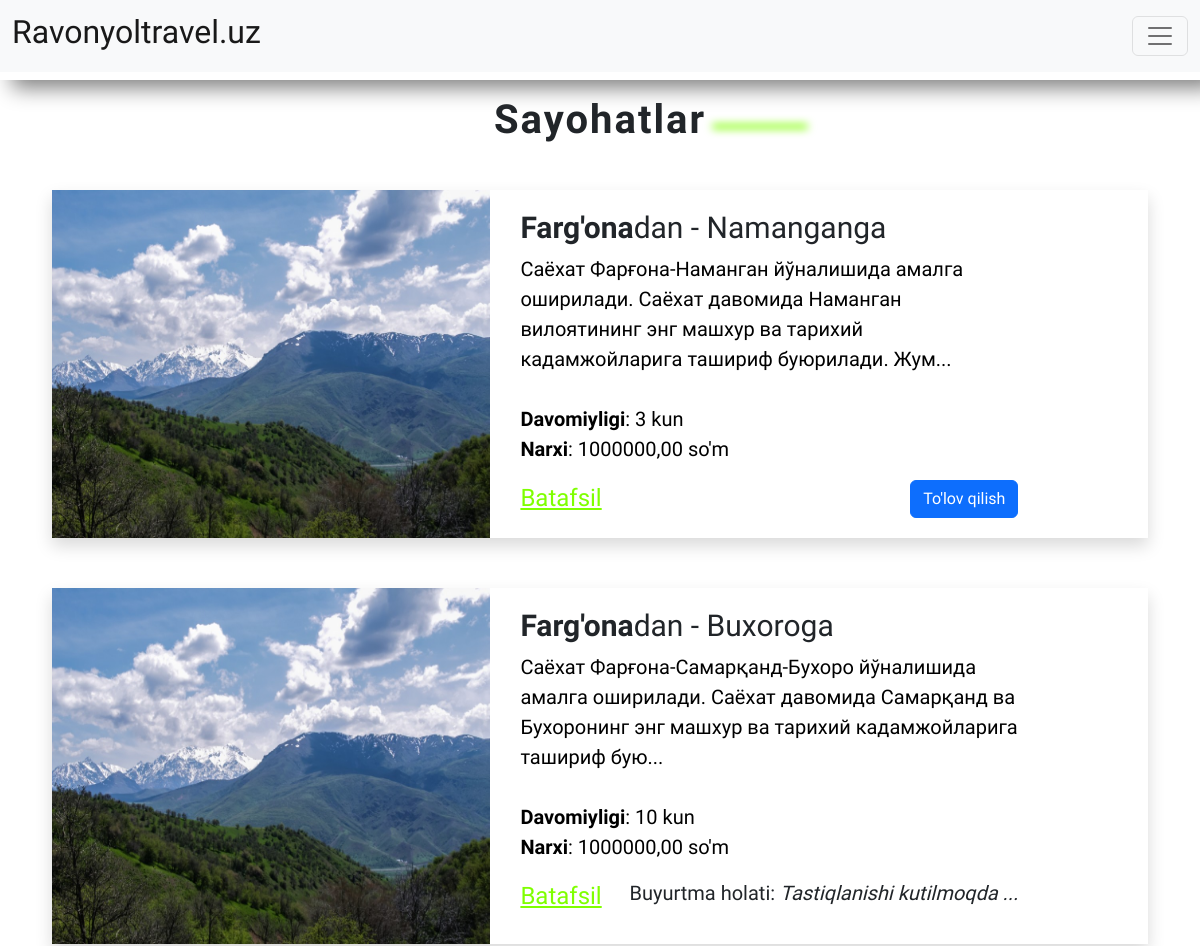
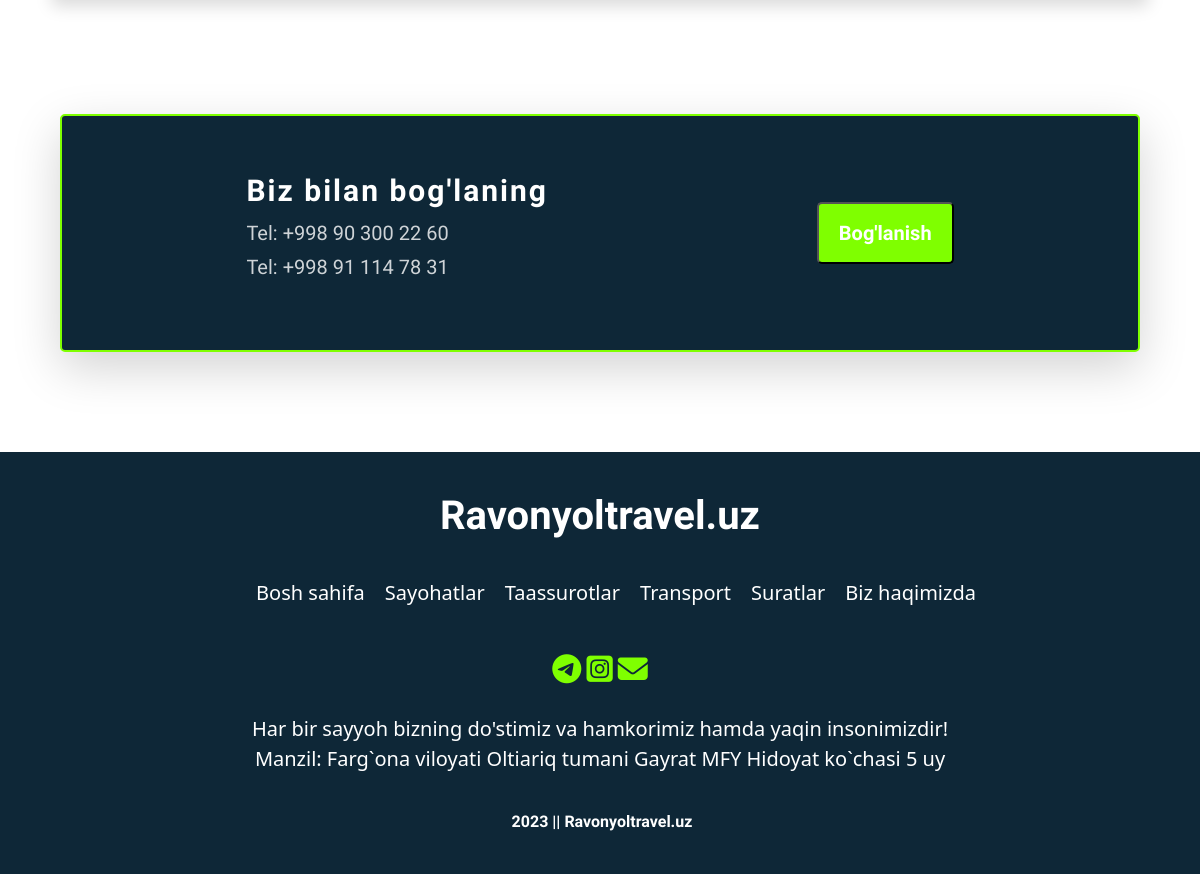
Screenshot of /product/ (signed in) with the database file from the repository (2 pictures, top to bottom).
### payment/models.py (models this page shows, shortened)
class Order(models.Model):
    user = models.ForeignKey(
        to=User,
        on_delete=models.CASCADE,
        blank=True,
        null=True,
        verbose_name='Foydalanuvchi identifikatsiya raqami'
    )
    is_approved = models.BooleanField(default=False, verbose_name='Tasdiqlangan holati: ')
    is_payed = models.BooleanField(default=False, verbose_name="To'lanish holati: ")
    place = models.ForeignKey(Travel, on_delete=models.CASCADE, verbose_name='Sayohat')
    customer_full_name = models.CharField(max_length=255)
    customer_phone_number = models.CharField(max_length=255)
    def get_payment_url(self, return_url: str = '') -> str:
        if self.is_payed:
            return 'ALREADY_PAYED'
        if not self.is_approved:
            return 'NOT_APPROVED'
        return ClickUz.generate_url(self.id, self.place.narxi, return_url)

### mainapp/models.py (models this page shows, shortened)
class Travel(models.Model):
    qayerdan = models.CharField(max_length=50, verbose_name="Qayerdan:")
    qayerga = models.CharField(max_length=50, verbose_name="Qayerga:")
    picture = models.ImageField(blank=True, verbose_name="Rasmni joylang:")
    qisqa_mal = models.TextField(verbose_name="Qisqacha ma'lumot:")
    davomiyligi = models.CharField(max_length=20, verbose_name="Sayohat davomiyligi:")
    narxi = models.DecimalField(max_digits=50, decimal_places=2, verbose_name="Sayohat narxi")
    toliq_mal = RichTextField(verbose_name="To'liq ma'lumot:")
    class Meta:
        verbose_name = "Sayohat"
        verbose_name_plural = "Sayohatlar"

### mainapp/views.py (the view)
# urls.py: path('product/', my_orders, name='product'),
def my_orders(request):
    orders = Order.objects.filter(user=get_or_create_user(request))
    context = {
        'orders': orders,
    }
    return render(request, 'chosse_travel.html', context)

### mainapp/views.py (called while the page is built)
def get_or_create_user(request):
    user = request.session.get('user')
    if not user:
        user = str(uuid4())
        request.session['user'] = user
    user, _ = User.objects.get_or_create(username=user)
    return user

### templates/chosse_travel.html (shortened to what this page needs)
{% extends "base.html" %}
{% load static %}
{% block link %}{% static 'css/trips.css' %}{% endblock link %}
{% block content %}
    <div class="trips">
        <div class="container-lg trips-area">
            <div class="title">
                <h1>
                    Sayohatlar<span class="blur-line"></span>
                </h1>
            </div>
            {% for t in orders %}
                <div class="product-field">
                    <ul class="items">
                        <li data-category="" data-price="" class="shadow">
                            <div class="trip-item-img">
                                {% if t.picture %}
                                    <img src="{{ t.picture.url }}" width="512px">
                                {% else %}
                                    <img src=" {% static 'images/image2.jpg' %}">
                                {% endif %}
                            </div>
                            <div class="trip-item-description">
                                <h2>
                                    <strong>{{ t.place.qayerdan }}</strong>dan - {{ t.place.qayerga.lower.title }}ga
                                </h2>
                                <p class="desription-p">
                                    {{ t.place.qisqa_mal|slice:":150" }}...
                                    <br><br>
                                    <b>Davomiyligi</b>: {{ t.place.davomiyligi }} kun <br>
                                    <b>Narxi</b>: {{ t.place.narxi }} so'm
                                </p>
                                <div class="control">
                                    <div class="control-item">
                                        <div>
                                            <a class="about-link"
                                               href="{% url 'travel_detail' t.place_id %}">Batafsil</a>
                                        </div>
                                    </div>
                                    <div class="control-item">
                                        {% if t.get_payment_url == 'NOT_APPROVED' %}
                                            <p>
                                                Buyurtma holati: <i>Tastiqlanishi kutilmoqda ...</i>
                                            </p>
                                        {% elif t.get_payment_url == 'ALREADY_PAYED' %}
                                            <p>
                                                Buyurtma holati: <i>To'lov qilingan</i>
                                            </p>
                                        {% else %}
                                            <a class="btn btn-primary" href="{{ t.get_payment_url }}">
                                                To'lov qilish
                                            </a>
                                        {% endif %}
                                    </div>
                                </div>
                            </div>
                        </li>
                    </ul>
                </div>
            {% endfor %}
        </div>
    </div>
{% endblock content %}

### templates/base.html (shortened to what this page needs)
<!DOCTYPE html>
{% load static %}
<html lang="uz">
<head>
    <link rel="stylesheet" type='text/css' href = "{% block link %}{% endblock link %}">
    <link rel="stylesheet" type="text/css" href="{% static 'css/shared.css' %}">
    <link rel="stylesheet" type="text/css" href="{% static 'css/normalize.css'%} ">
    <link href="https://cdn.jsdelivr.net/npm/bootstrap@5.2.0-beta1/dist/css/bootstrap.min.css" rel="stylesheet">
    <link href="https://unpkg.com/aos@2.3.1/dist/aos.css" rel="stylesheet">
    <link rel="stylesheet" href="https://cdnjs.cloudflare.com/ajax/libs/font-awesome/4.7.0/css/font-awesome.min.css">
</head>
<body>
    <div class="header">
        <header>
            <div class="box-container">
                <div class=" container-lg header-area menu-nav-second">
                    <div class=" container-lg header-area ">
                        <nav class="navbar bg-light fixed-top">
                            <div class="container-fluid">
                                <a class="navbar-brand" href=" {% url 'home' %} "><h2>Ravonyoltravel.uz</h2></a>
                                <button class="navbar-toggler" type="button" data-bs-toggle="offcanvas" data-bs-target="#offcanvasNavbar" aria-controls="offcanvasNavbar">
                                    <span class="navbar-toggler-icon"></span>
                                </button>
                            </div>
                        </nav>
                    </div>
                </div>
            </div>
        </header>
    </div>
    {% block content %}
    {% endblock content %}
    <div class="contact-footer box-container" data-aos="fade-up" data-aos-duration="1000" id="contact-footer">
        <div class="container-lg contact-area shadow-lg">
            <div class="contact-item contact-description">
                <h3>Biz bilan bog'laning</h3>
                <p>Tel:  +998 90 300 22 60 <br>
                    Tel:  +998 91 114 78 31
                </p>
            </div>
            <div class="contact-item">
                <button type="button">
                    <a href="tel://+998 90 300 22 60">Bog'lanish</a>
                </button>
            </div>
        </div>
    </div>
    <div class="footer ">
        <div class="box-container">
            <div class="container-lg footer-area">
                <h3>
                    Ravonyoltravel.uz
                </h3>
                <div class="footer-item footer-links">
                    <ul class="footer-nav--items">
                        <li class="footer-nav--item {% if request.resolver_match.url_name == 'home'%}active{% endif %} " > <a class="nav-item" href=" {% url 'home' %}">Bosh sahifa</a></li>
                        <li class="footer-nav--item {% if request.resolver_match.url_name == 'travels'%}active{% endif %} " > <a class="nav-item" href=" {% url 'travels' %}">Sayohatlar</a></li>
                        <li class="footer-nav--item {% if request.resolver_match.url_name == 'fikrlar'%}active{% endif %} " > <a class="nav-item" href=" {% url 'fikrlar' %}">Taassurotlar</a></li>
                        <li class="footer-nav--item {% if request.resolver_match.url_name == 'transport'%}active{% endif %} " > <a class="nav-item" href=" {% url 'transport' %}">Transport</a></li>
                        <li class="footer-nav--item {% if request.resolver_match.url_name == 'images'%}active{% endif %} " > <a class="nav-item" href=" {% url 'images' %}">Suratlar</a></li>
                        <li class="footer-nav--item {% if request.resolver_match.url_name == 'about'%}active{% endif %} " > <a class="nav-item" href=" {% url 'about' %}">Biz haqimizda</a></li>
                    </ul>
                </div>
                <div class="footer-item footer-description">
                    <div class="social-media">
                        <span class="social-media__item">
                            <a href="https://t.me/erkinjon_xoljorayev">
                                <i class="fa-brands fa-telegram fa-xl"></i>
                            </a>
                        </span>
                        <span class="social-media__item">
                            <a href="#">
                                <i class="fa-brands fa-instagram-square fa-xl"></i>
                            </a>
                        </span>
                        <span class="social-media__item">
                            <a href="mailto: erkinjonholjorayev@gmail.com">
                                <i class="fa-solid fa-envelope fa-xl"></i>
                            </a>
                        </span>
                    </div>
                    <p>
                        Har bir sayyoh  bizning do'stimiz va hamkorimiz hamda yaqin insonimizdir!<br>
                        Manzil: Farg`ona viloyati Oltiariq tumani Gayrat MFY Hidoyat ko`chasi 5  uy
                    </p>
                </div>
                <div class="footer-footer">
                     ||
                    Ravonyoltravel.uz
                </div>
            </div>
        </div>
    </div>
</body>
</html>

### static/css/trips.css (style rules this page uses)
.trips, .news { padding:100px 0 0 0 !important; font-family: 'Exo 2',sans-serif; }
.title h1 { margin-bottom: 2rem !important; }
.items { padding: 0; padding-left: 10px; padding-right: 10px; }
.items li { display: flex; justify-content: stretch; margin-top: 50px; transition: all 0.7s; max-height: 500px; padding: 0; }
.trip-item-img { width: 40%; }
.trip-item-img img { width:100% !important; height: 100% !important; }
.trip-item-description { width: 50%; padding: 20px; padding-left: 30px; }
.trip-item-description h2 { font-size: 30px; }
.trip-item-description p { opacity:1 !important; font-size: 20px !important; line-height: 1.5; width: 100%; }
.contact-item button { padding: 12px 20px; background-color: rgba(128, 255, 0, 0.611); border-radius: 5px; transition: all 0.5s; outline: none; }
.control { display: flex; justify-content: space-between; }
.control .about-link { margin: 0 !important; }

### static/css/shared.css (style rules this page uses)
body { font-family: 'Exo 2',sans-serif; }
.box-container { width: 90%; margin: 0 auto; }
.header { position: fixed; width: 100% !important; height: 10vh; z-index: 99; font-family: 'Exo 2', sans-serif; }
header { position: relative; width: 100%; height: 10vh; padding: 15px 0; box-shadow: grey 14px 6px 1.25rem 2px !important; background-color: #fff; }
.header-area { display:flex; justify-content:space-between; align-items: center; position: relative; padding: 0; }
.nav-item { list-style: none; }
.title h1 { text-align: center; font-size: 2.5rem; font-weight:600; letter-spacing: 2px; line-height: 1; position: relative; margin-bottom: 2rem; width: 100%; }
.desription-p { font-size: 1.5rem; line-height: 2; letter-spacing: 2; color: #000; opacity: 0.8; width: 100%; }
.about-link { display: inline-block; margin-top: 1.25rem; font-size: 1.5rem; color: chartreuse; transition: all 0.5s; }
.blur-line { display: inline-block; margin-left: 0.375rem; margin-right: 0.375rem; width: 6rem; height: 0.3rem; background-color: chartreuse; filter: blur(4px); border-radius: 4px; position: absolute; top:1.5rem; }
.contact-footer { padding: 6.25rem 0; font-family: 'Exo 2',sans-serif; }
.contact-area { padding: 3.125rem !important; display: flex; color: #fff; justify-content: space-around; align-items: center; border: 2px solid chartreuse; border-radius: 5px; background-color: #0e2737; background-repeat: no-repeat; background-size: cover; cursor: pointer; }
.contact-description h3 { font-size: 1.875rem; font-weight: 600; letter-spacing: 2px; line-height: 1; margin-bottom: 10px; margin-top: 0.625rem; }
.contact-description p { font-size: 1.25rem; line-height: 1.7; letter-spacing: 2.2; color: #fff; opacity: 0.8; width: 100%; font-weight: 500; }
.contact-item button { padding: 12px 1.25rem; background-color: chartreuse; border-radius: 5px; transition: all 0.5s; outline: none; }
.contact-item button a { color: #fff; text-decoration: none; font-size: 1.25rem; line-height: 1.7; letter-spacing: 2.2; font-weight: 600; transition: all 0.5s; }
.footer { padding: 2.5rem 0; background-color: #0e2737; }
.footer-area { display: flex; justify-content: space-between; flex-direction: column; }
.footer-description { font-size: 1.25rem; letter-spacing: 1.9; line-height: 1.5; color: #fff; text-align: center !important; }
.footer-area h3 { font-size: 2.5rem; font-weight: 600; font-family: 'Exo 2',sans-serif; color: #fff; text-align: center; padding-bottom: 1.875rem; }
.footer-nav--items { display: flex; justify-content: center; }
.footer-nav--item { list-style: none; transition: all 0.5s; white-space: nowrap; }
.footer-nav--item:not(:last-child) { margin-right: 1.25rem; }
.footer-nav--item a { color: #fff; text-decoration: none; font-size: 1.25rem; letter-spacing: 1.9; line-height: 1.5; color: #fff; }
.footer .social-media { text-align: center; margin: 1.875rem 0; }
.footer .social-media a { color:chartreuse; text-decoration: none; transition: all 0.5s; }
.footer-footer { color:#fff; text-align: center; font-weight: 600; font-family: 'Exo 2',sans-serif; margin-top: 1.25rem; }
.menu-nav-second { display: none; }
@media only screen and (max-width: 1265px) { .menu-nav-second { display: block; position: relative !important; top: 30px !important; } }

### rows the page displays
Order: place.qayerdan "Farg'ona", place.qayerga "Namangan", place.qisqa_mal "Саёхат Фарғона-Наманган йўналишида амалга оширилади. Саёхат давомида Наманган вилоятининг энг машхур ва тарихий кадамжойларига ташириф буюрилади. Жум", place.davomiyligi "3", place.narxi "1000000,00"
Order: place.qayerdan "Farg'ona", place.qayerga "Buxoro", place.qisqa_mal "Саёхат Фарғона-Самарқанд-Бухоро йўналишида амалга оширилади. Саёхат давомида Самарқанд ва Бухоронинг энг машхур ва тарихий кадамжойларига ташириф бую", place.davomiyligi "10", place.narxi "1000000,00", shows "Buyurtma holati:", is_payed "Tastiqlanishi kutilmoqda ..."
